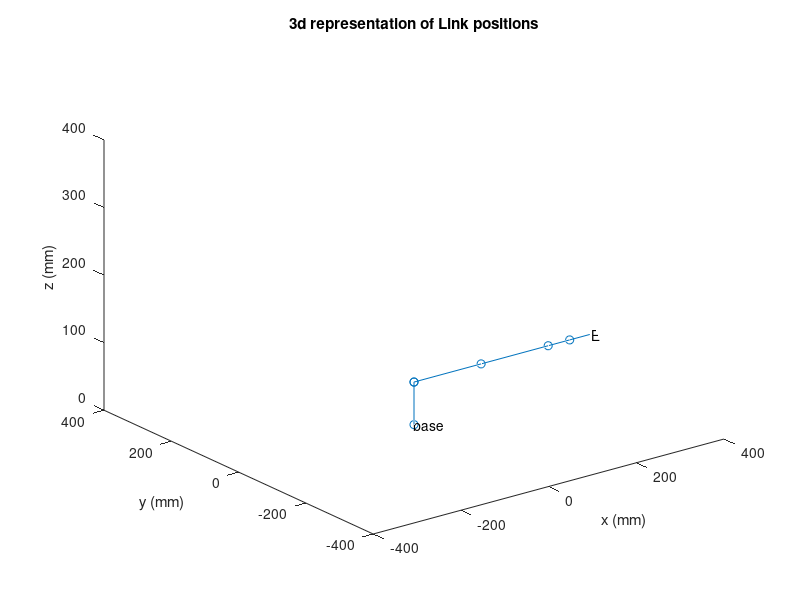
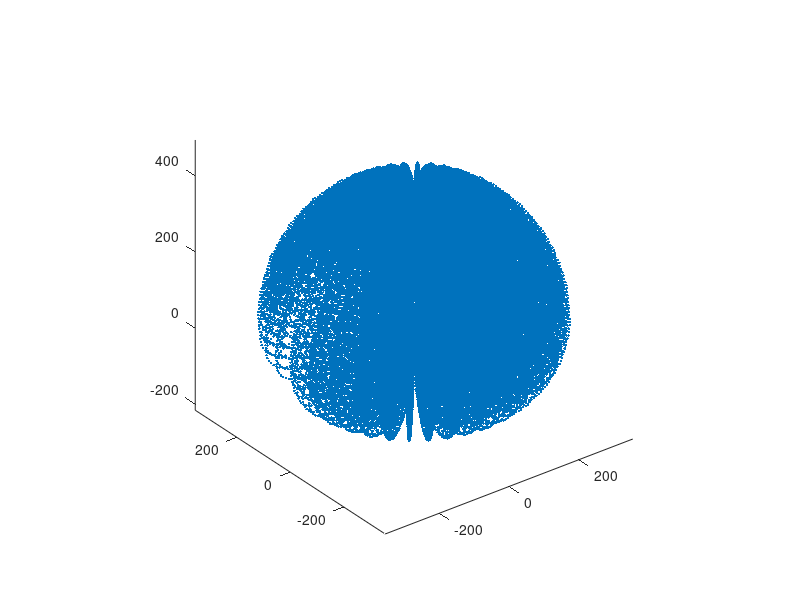

Source code (MATLAB) for these figures, in order:


clc
clear
close all

%deg top rad conversion

deg2rad = pi/180;




%Joint angles
q1 = 0*deg2rad;
q2 = 0*deg2rad;
q3 = 0*deg2rad;
q4 = 0*deg2rad;
q5 = 0*deg2rad;

%link lengths

L1 = 63;
L2 = 153;
L3 = 153;
L4 = 49;
L5 = 49;


%trig abbrev.
c1 = cos(q1);
c2 = cos(q2);
c3 = cos(q3);
c4 = cos(q4);
c5 = cos(q5);
s1 = sin(q1);
s2 = sin(q2);
s3 = sin(q3);
s4 = sin(q4);
s5 = sin(q5);
%s23 = sin(q2+q3);
%s234 = sin(q2+q3+q4);
%c23 = cos(q2+q3);
%c234 = cos(q2+q3+q4);

%end effector position
%xe = ((L2*s2) + (L3*s23) + (L4*s234))*c1;
%ye = ((L2*s2) + (L3*s23) + (L4*s234))*s1;
%ze = L1 + (L2*c2) + (L3*c23) + (L4*c234);

base = [1 0 0 0;0 1 0 0; 0 0 1 0; 0 0 0 1];

%%
%Transformation Matrices

z90 = [0 -1 0 0; 1 0 0 0; 0 0 1 0; 0 0 0 1]; %for +90 degree rotation about z
x90 = [1 0 0 0;0 0 -1 0;0 1 0 0;0 0 0 1];  % ''     ''    ''    about x

trans10 = [1 0 0 0;0 1 0 0; 0 0 1 L1; 0 0 0 1];
rot10 = [c1 -s1 0 0; s1 c1 0 0; 0 0 1 0; 0 0 0 1];

trans21 = x90;
rot21 = [c2 -s2 0 0; s2 c2 0 0; 0 0 1 0; 0 0 0 1];

trans32 = [1 0 0 L2; 0 1 0 0; 0 0 1 0; 0 0 0 1];
rot32 = [c3 -s3 0 0; s3 c3 0 0 ; 0 0 1 0; 0 0 0 1];

trans43 = [1 0 0 L3; 0 1 0 0; 0 0 1 0; 0 0 0 1];
rot43 = [c4 -s4 0 0 ; s4 c4 0 0 ; 0 0 1 0; 0 0 0 1];

trans54 = [1 0 0 0; 0 1 0 0; 0 0 1 L4; 0 0 0 1];
rot54 = [c5 -s5 0 0; s5 c5 0 0; 0 0 1 0; 0 0 0 1];

transe5 = [1 0 0 0; 0 1 0 0; 0 0 1 L5; 0 0 0 1];

T10 = trans10*rot10;
T21 = x90*rot21;
T32 = trans32*rot32;
T43 = trans43*z90*rot43;
T54 = x90*trans54*rot54;
Te5 = transe5;

% full homogeneous transform

Te0 = base*T10*T21*T32*T43*T54*Te5;

%% Joint positions

base = [1 0 0 0;0 1 0 0; 0 0 1 0; 0 0 0 1];
% joint 4x4 matrices after hom. transform
Jmat1 = T10*base;
Jmat2 = Jmat1*T21;
Jmat3 = Jmat2*T32;
Jmat4 = Jmat3*T43;
Jmat5 = Jmat4*T54;
effmat = Jmat5*Te5;

% joint position vectors

baseV = [0 0 0]';
JV1 = [Jmat1(1,4), Jmat1(2,4), Jmat1(3,4)]';
JV2 = [Jmat2(1,4), Jmat2(2,4), Jmat2(3,4)]';
JV3 = [Jmat3(1,4), Jmat3(2,4), Jmat3(3,4)]';
JV4 = [Jmat4(1,4), Jmat4(2,4), Jmat4(3,4)]';
JV5 = [Jmat5(1,4), Jmat5(2,4), Jmat5(3,4)]';
JVe = [effmat(1,4), effmat(2,4), effmat(3,4)]';

% create seperate x,y,z arrays for line plot
X = [base(1,4) Jmat1(1,4) Jmat2(1,4) Jmat3(1,4) Jmat4(1,4) Jmat5(1,4) effmat(1,4)]; 
Y = [base(2,4) Jmat1(2,4) Jmat2(2,4) Jmat3(2,4) Jmat4(2,4) Jmat5(2,4) effmat(2,4)];
Z = [base(3,4) Jmat1(3,4) Jmat2(3,4) Jmat3(3,4) Jmat4(3,4) Jmat5(3,4) effmat(3,4)];


%extracting frame orientation from effector homegeneous matrix
%eff.frameX = [effmat(1,1) effmat(2,1) effmat(3,1)];
%eff.frameZ = [effmat(1,3) effmat(2,3) effmat(3,3)];






%% Plot lines connecting frames


figure (1)
set(1,'position',[200 300 400 400]) %Set figure position

plot3(X, Y, Z,'-o');



%text(Jmat1(1,4), Jmat1(2,4), Jmat1(3,4), 'J1')
%text(Jmat2(1,4), Jmat2(2,4), Jmat2(3,4), 'J2')
%text(Jmat3(1,4), Jmat3(2,4), Jmat3(3,4), 'J3')
%text(Jmat4(1,4), Jmat4(2,4), Jmat4(3,4), 'J4')
%text(Jmat5(1,4), Jmat5(2,4), Jmat5(3,4), 'J5')


title('3d representation of Link positions') ; xlabel('x (mm)') ; ylabel('y (mm)'), zlabel ('z (mm)') ;
axis([-400 400 -400 400 0 400])
text(0,0,0, 'base')
text(effmat(1,4), effmat(2,4), effmat(3,4), 'Eff')





hold on

%% Workspace


varq1 = (0:10:180)*deg2rad; %180deg range  - info found on technical sheet for arm
varq2 = (0:10:180)*deg2rad; %180deg range
varq3 = (-10:10:170)*deg2rad; %180deg range
varq4 = (-90:10:90)*deg2rad; %180 deg range

xwork = zeros(15000,1) ; % reserving space for the variables, because
ywork = zeros(15000,1) ; % otherwise they would be created later within a loop.
zwork = zeros(15000,1) ;

figure (2)
set(2,'position',[1243 190 560 420])

i=1; %set initial integer values for loops (to fill work arrays)



for q1 = varq1

    for q2 = varq2
       

        for q3 = varq3
            
            for q4 = varq4
                
c1 = cos(q1);
c2 = cos(q2);
c3 = cos(q3);
c4 = cos(q4);
c5 = cos(q5);
s1 = sin(q1);
s2 = sin(q2);
s3 = sin(q3);
s4 = sin(q4);
s5 = sin(q5);

z90 = [0 -1 0 0; 1 0 0 0; 0 0 1 0; 0 0 0 1]; %for +90 degree rotation about z
x90 = [1 0 0 0;0 0 -1 0;0 1 0 0;0 0 0 1];  % ''     ''    ''    about x

trans10 = [1 0 0 0;0 1 0 0; 0 0 1 L1; 0 0 0 1];
rot10 = [c1 -s1 0 0; s1 c1 0 0; 0 0 1 0; 0 0 0 1];

trans21 = x90;
rot21 = [c2 -s2 0 0; s2 c2 0 0; 0 0 1 0; 0 0 0 1];

trans32 = [1 0 0 L2; 0 1 0 0; 0 0 1 0; 0 0 0 1];
rot32 = [c3 -s3 0 0; s3 c3 0 0 ; 0 0 1 0; 0 0 0 1];

trans43 = [1 0 0 L3; 0 1 0 0; 0 0 1 0; 0 0 0 1];
rot43 = [c4 -s4 0 0 ; s4 c4 0 0 ; 0 0 1 0; 0 0 0 1];

trans54 = [1 0 0 0; 0 1 0 0; 0 0 1 L4; 0 0 0 1];
rot54 = [c5 -s5 0 0; s5 c5 0 0; 0 0 1 0; 0 0 0 1];



T10 = trans10*rot10;
T21 = x90*rot21;
T32 = trans32*rot32;
T43 = trans43*z90*rot43;
T54 = x90*trans54*rot54;


HomMat = base*T10*T21*T32*T43*T54; % hom. transf. matrix for 5th joint.

xwork(i,1) = HomMat(1,4);
ywork(i,1) = HomMat(2,4);
zwork(i,1) = HomMat(3,4);        
i=i+1; % add one to integer value

            end
           
        end
       
    end
    
end    
plot3(xwork,ywork,zwork, '.');
axis equal
hold on;
text(0,0,0, 'base');
scatter3(base(1,4),base(2,4),base(3,4), 'dr','MarkerFaceColor', 'b');

